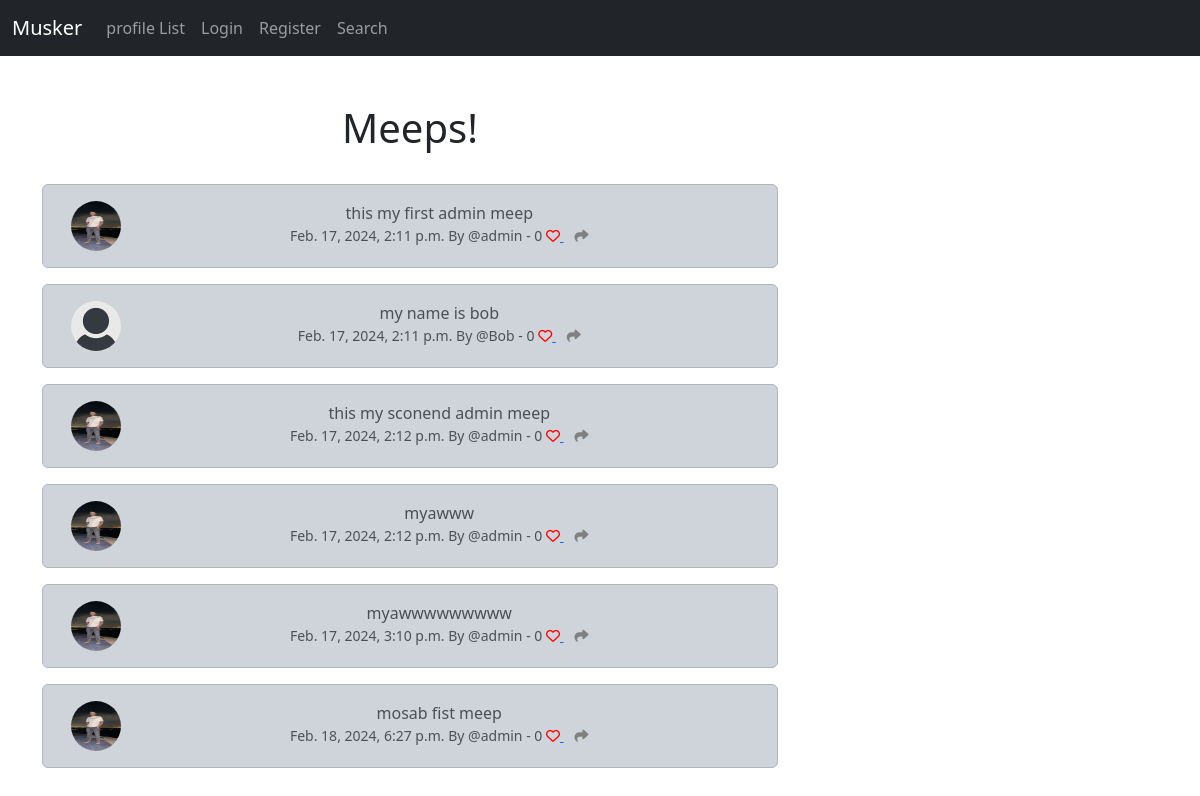
The app's page /, older data.
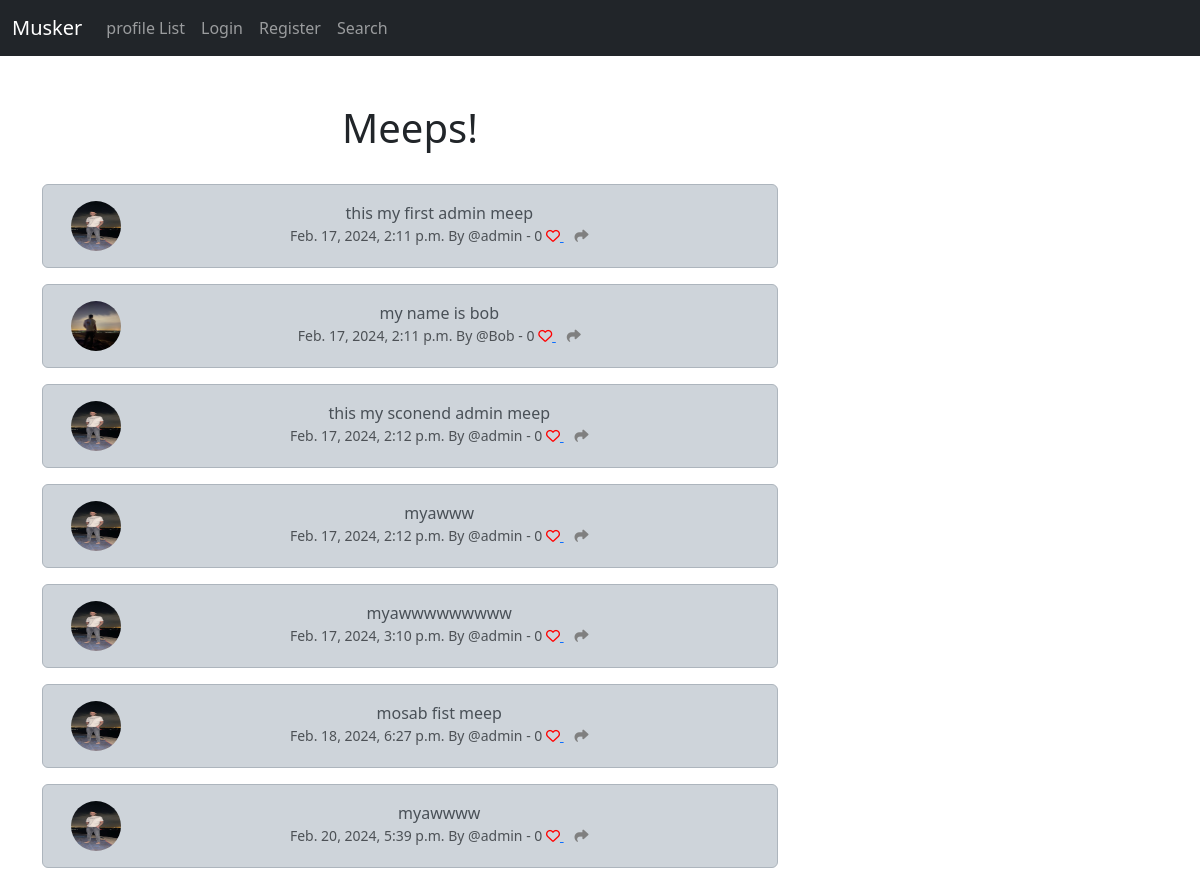
The same page, newer data.
### muskerapp/models.py (models this page shows, shortened)
class Meep(models.Model):
        user = models.ForeignKey(
        User,related_name="meeps",
        on_delete=models.DO_NOTHING
    )
        body=models.CharField(max_length=200)
        create_at=models.DateTimeField(auto_now_add=True)
        likes=models.ManyToManyField(User, related_name="meep_like",blank=True)
        def number_of_likes(self):
            return self.likes.count()

class Profile(models.Model):
    user = models.OneToOneField(User, on_delete=models.CASCADE)
    Follows=models.ManyToManyField("self",
                                   related_name="followed_by",
                                   symmetrical=False,
                                   blank=True,
                                   )
    date_modified=models.DateTimeField(User,auto_now=True)
    profile_image=models.ImageField(null=True, blank=True,upload_to="images/")
    profile_bio=models.CharField(null=True, blank=True,max_length=100)
    homepage_link=models.CharField(null=True, blank=True,max_length=100)
    facebook_link=models.CharField(null=True, blank=True,max_length=100)
    instagram_link=models.CharField(null=True, blank=True,max_length=100)
    linkedin_link=models.CharField(null=True, blank=True,max_length=100)

### muskerapp/views.py (the view)
# urls.py: path('',home,name="home"),
def home(request):
    if request.user.is_authenticated:
        form=MeepForm(request.POST or None)
        if request.method=='POST':
            if form.is_valid():
                meep=form.save(commit=False)
                meep.user=request.user
                meep.save()
                messages.success(request,f"Your Meep Has Been Posted!")
                return redirect('home')
        meeps = Meep.objects.all().order_by('-create_at')
        return render(request, 'home.html', {"meeps": meeps,"form": form})
    else:
        meeps = Meep.objects.all().order_by('create_at')
        return render(request, 'home.html', {"meeps":meeps})

### muskerapp/templates/home.html (shortened to what this page needs)
{% extends "base.html" %} {%load static%} {%block content%}
<div class="container text-center">
  <div class="row">
    <div class="col-8">
      <h1>Meeps!</h1>
      <br />
      {% for meep in meeps %}
      <div class="alert alert-dark" role="alert">
        <div class="container">
          <div class="row">
            <div class="col-1">
              {% if meep.user.profile.profile_image %}
              <img
                src="{{ meep.user.profile.profile_image.url }}"
                width="50"
                height="50"
                class="rounded-circle"
                alt="{{ profile.user.username }}"
              />
              {% else %}
              <img
                src="{% static 'images/default_profile_pic.png' %}"
                width="50"
                height="50"
                class="rounded-circle"
                alt="{{ profile.user.username }}"
              />
              {% endif %}
            </div>
            <div class="col-11">
              {{meep.body}}<br />
              <small class="text-muted">
                {{meep.create_at}} By @{{meep.user.username}} -
                {{meep.number_of_likes}} {% if user in meep.likes.all %}
                <a href="{% url 'meep_like' meep.id%}">
                  <i class="fa-solid fa-heart" style="color: red"></i>
                </a>
                {% else %}
                <a href="{% url 'meep_like' meep.id%}">
                  <i class="fa-regular fa-heart" style="color: red"></i>
                </a>
                {%endif%} &nbsp;&nbsp;
                <a href="{% url 'meep_show' meep.id %}">
                  <i class="fa-solid fa-share" style="color: gray"></i>
                </a>
              </small>
            </div>
          </div>
        </div>
      </div>
      {% endfor %}
    </div>
    <div class="col-4">
      <br /><br />
    </div>
    {%endblock%}

Row changes from the older to the newer data that the page shows:
changed through a linked row, Meep "my name is bob": user.profile.profile_image: picture added; profile_image: picture removed
added Meep: user.profile.profile_image (picture), body "myawwww", create_at "Feb. 20, 2024, 5:39 p.m.", user.username "admin", number_of_likes "0"
